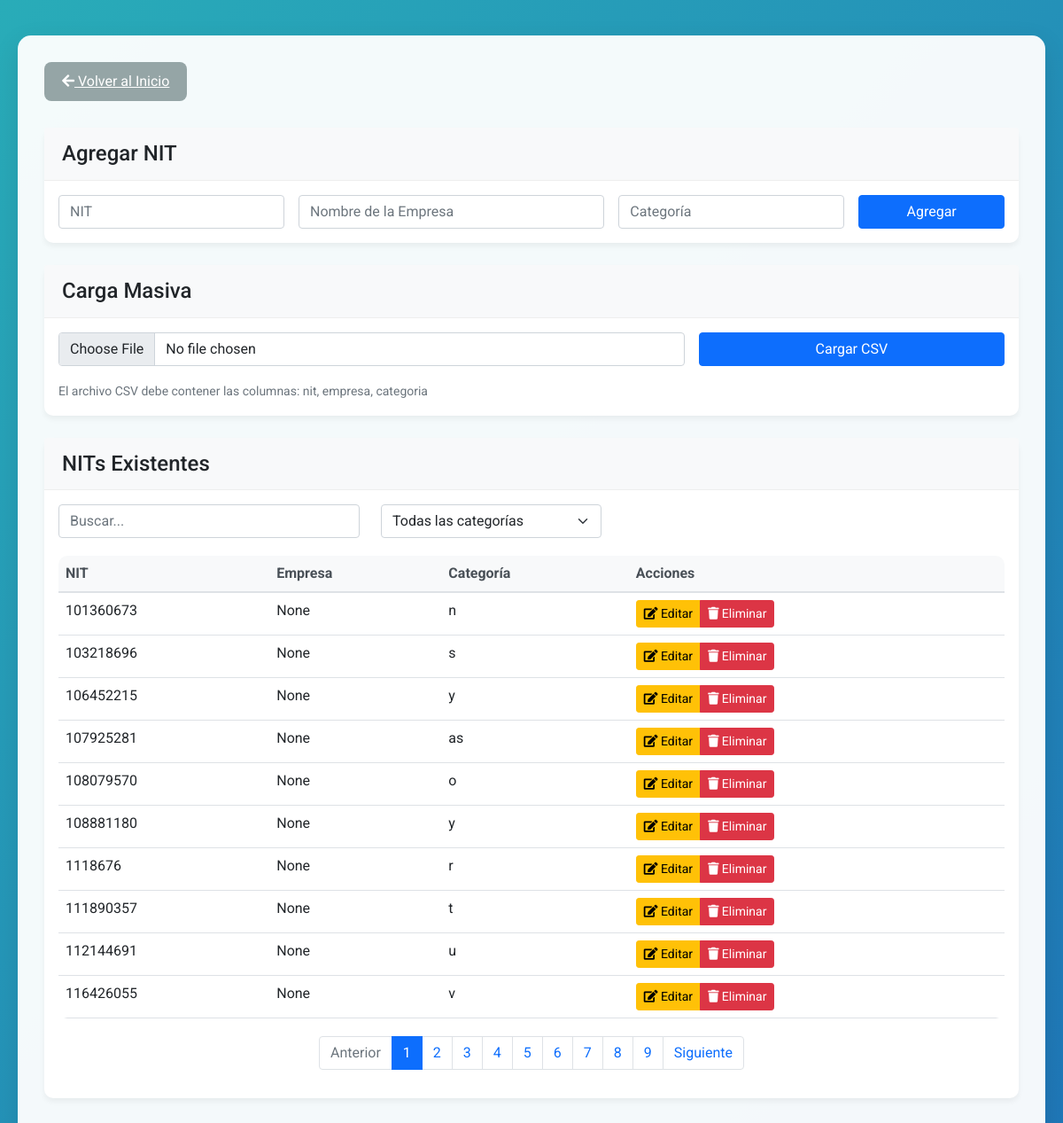
The page /manage_nits on the database as committed earlier.
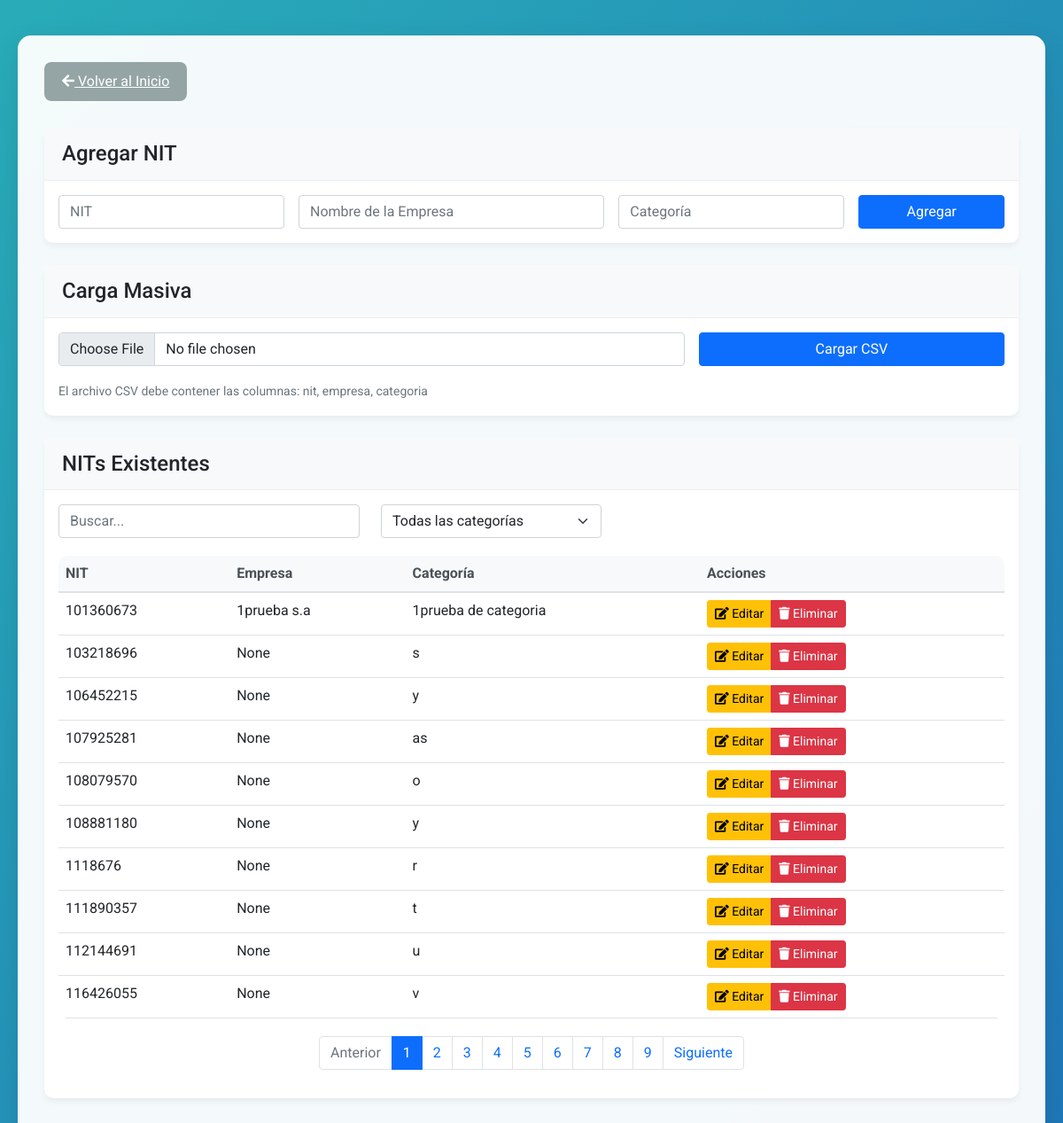
The same page on the database as committed later.
### tables this page shows
CREATE TABLE emisores (
                        nit TEXT PRIMARY KEY,
                        categoria TEXT
                    , empresa TEXT);

### app.py (the view)
@app.route('/manage_nits')
def manage_nits():
    conn = get_db_connection()
    nits = conn.execute('SELECT * FROM emisores ORDER BY nit').fetchall()
    categorias = conn.execute('SELECT DISTINCT categoria FROM emisores').fetchall()
    conn.close()
    return render_template('manage_nits.html', nits=nits, categorias=[row['categoria'] for row in categorias])

### app.py (called while the page is built)
def get_db_connection():
    conn = sqlite3.connect('database/database.db')
    conn.row_factory = sqlite3.Row
    return conn

### templates/manage_nits.html (shortened to what this page needs)
<!DOCTYPE html>
<html lang="es">
<head>
    <link href="https://cdn.jsdelivr.net/npm/bootstrap@5.1.3/dist/css/bootstrap.min.css" rel="stylesheet">
</head>
<body>
    <div class="main-container">
        <div class="header">
            <a href="{{ url_for('index') }}" class="back-button">
                <i class="fas fa-arrow-left"></i> Volver al Inicio
            </a>
        </div>
        <div class="card">
            <div class="card-header">
                <h4 class="mb-0">Agregar NIT</h4>
            </div>
            <div class="card-body">
                <form id="single-nit-form" class="row g-3">
                    <div class="col-md-3">
                        <input type="text" class="form-control" id="nit" placeholder="NIT" required
                               pattern="[0-9]+" title="Solo números permitidos">
                    </div>
                    <div class="col-md-4">
                        <input type="text" class="form-control" id="empresa" placeholder="Nombre de la Empresa" required>
                    </div>
                    <div class="col-md-3">
                        <input type="text" class="form-control" id="categoria" placeholder="Categoría" required>
                    </div>
                    <div class="col-md-2">
                        <button type="submit" class="btn btn-primary w-100">Agregar</button>
                    </div>
                </form>
            </div>
        </div>
        <div class="card">
            <div class="card-header">
                <h4 class="mb-0">Carga Masiva</h4>
            </div>
            <div class="card-body">
                <form id="bulk-upload-form" class="row g-3">
                    <div class="col-md-8">
                        <input type="file" class="form-control" id="csv-file" accept=".csv" required>
                    </div>
                    <div class="col-md-4">
                        <button type="submit" class="btn btn-primary w-100">Cargar CSV</button>
                    </div>
                    <div class="col-12">
                        <small class="text-muted">
                            El archivo CSV debe contener las columnas: nit, empresa, categoria
                        </small>
                    </div>
                </form>
            </div>
        </div>
        <div class="card">
            <div class="card-header">
                <h4 class="mb-0">NITs Existentes</h4>
            </div>
            <div class="card-body">
                <div class="row mb-3">
                    <div class="col-md-4">
                        <input type="text" id="searchInput" class="form-control" placeholder="Buscar...">
                    </div>
                    <div class="col-md-3">
                        <select id="categoryFilter" class="form-select">
                            <option value="">Todas las categorías</option>
                        </select>
                    </div>
                </div>
                <div class="table-responsive">
                    <table class="table table-hover">
                        <thead>
                            <tr>
                                <th>NIT</th>
                                <th>Empresa</th>
                                <th>Categoría</th>
                                <th>Acciones</th>
                            </tr>
                        </thead>
                        <tbody id="nitsTableBody">
                            {% for nit in nits %}
                            <tr data-nit="{{ nit.nit }}">
                                <td>{{ nit.nit }}</td>
                                <td>
                                    <span class="empresa-text">{{ nit.empresa }}</span>
                                </td>
                                <td>
                                    <span class="categoria-text">{{ nit.categoria }}</span>
                                </td>
                                <td>
                                    <div class="btn-group">
                                        <button class="btn btn-sm btn-warning edit-btn">
                                            <i class="fas fa-edit"></i> Editar
                                        </button>
                                        <button class="btn btn-sm btn-danger delete-btn">
                                            <i class="fas fa-trash"></i> Eliminar
                                        </button>
                                    </div>
                                </td>
                            </tr>
                            {% endfor %}
                        </tbody>
                    </table>
                </div>
                <div class="pagination-container">
                    <nav aria-label="Page navigation">
                        <ul class="pagination" id="pagination">
                        </ul>
                    </nav>
                </div>
            </div>
        </div>
    </div>
    <link href="https://cdnjs.cloudflare.com/ajax/libs/font-awesome/5.15.4/css/all.min.css" rel="stylesheet">
</body>
</html>

### templates/manage_nits.html (style rules this page uses)
body { font-family: 'Roboto', sans-serif; background: linear-gradient(to bottom right, #29acb8, #1f76b8); min-height: 100vh; padding: 20px; }
.main-container { background: rgba(255, 255, 255, 0.95); border-radius: 15px; box-shadow: 0 10px 30px rgba(0, 0, 0, 0.1); padding: 30px; margin: 20px auto; max-width: 1200px; }
.header { display: flex; justify-content: space-between; align-items: center; margin-bottom: 30px; }
.back-button { background-color: #95a5a6; color: white; border: none; padding: 10px 20px; border-radius: 8px; transition: all 0.3s; }
.card { background: white; border: none; border-radius: 10px; box-shadow: 0 4px 6px rgba(0, 0, 0, 0.05); margin-bottom: 25px; }
.card-header { background-color: #f8f9fa; border-bottom: 1px solid #eee; padding: 15px 20px; }
.table-responsive { margin-top: 20px; border-radius: 10px; overflow: hidden; }
.table { margin-bottom: 0; }
.table th { background-color: #f8f9fa; border-bottom: 2px solid #dee2e6; color: #495057; }
.pagination-container { margin-top: 20px; display: flex; justify-content: center; }

Rows that differ between the two databases and show on the page:
changed emisores id 101360673: empresa "None" → "1prueba s.a"; categoria "n" → "1prueba de categoria"
